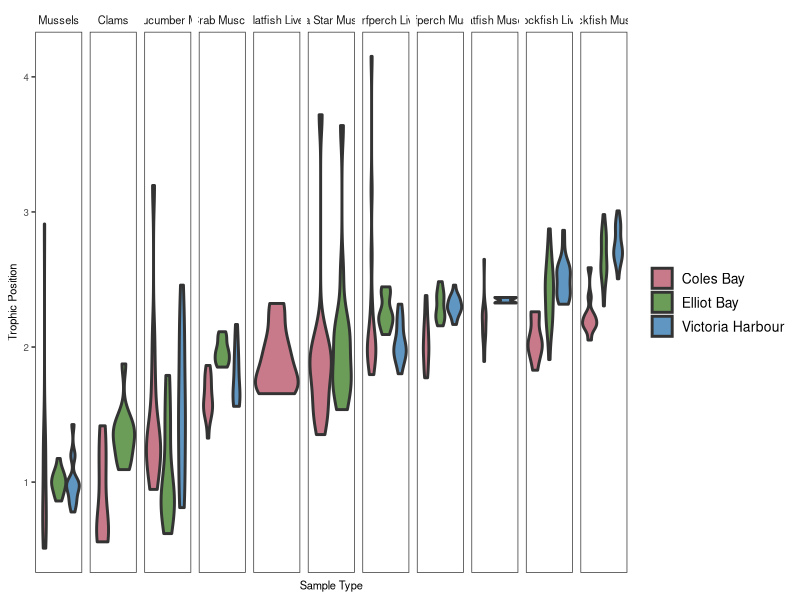
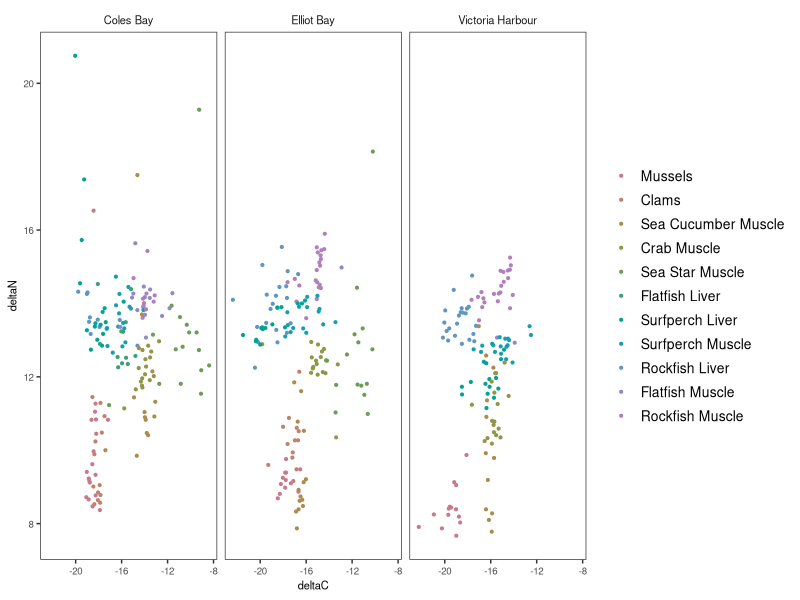

Write the R code that produced these figures, in order.
##### Setup #####

## load packages
library(plyr)
library(ggplot2)
library(dplyr)
library(colorspace)

#### Process Data ####

isotopes <- read.csv('isotopes.csv', header = TRUE)

names(isotopes)

summary(isotopes)

theme1 <-
  theme_bw() +
  theme(
    text = element_text(size = 8),
    axis.text = element_text(size = 7),
    strip.background = element_blank(),
    strip.text = element_text(size = 8),
    legend.text = element_text(size = 10),
    panel.grid = element_blank(),
    legend.title = element_blank()
  )


tiff('Isotopic_Biplot.tiff',width = 14, height = 8, units = 'cm', res = 300)

ggplot(isotopes) +  # isotopic plot
  geom_point(aes(x = deltaC,
                 y = deltaN,
                 colour = reorder(sample.type, deltaN, mean)),
             size = 0.75) +
  facet_grid(.~site) +
  scale_colour_manual(values = qualitative_hcl(palette = 'Dark 2', n = 12)) +
  theme1

dev.off()

## Estimate trophic position for each individual using mussels as a baseline

baseline <-
  subset(isotopes, sample.type == 'Mussels') %>% 
  group_by(site) %>% 
  summarize(base_deltaN = mean(deltaN))

baseline

isotopes <- left_join(isotopes,
                      baseline,
                      by = 'site')

isotopes$trophic.position <-
  with(isotopes,
       ((deltaN - base_deltaN)/3.4)+1)

## Plot according to trophic position

ggplot(isotopes) +
  geom_violin(aes(x = 1,
                  y = trophic.position,
                  fill = site),
              size = 1) +
  facet_grid(. ~ reorder(sample.type, 
                              trophic.position,
                              mean)) +
  labs(x = 'Sample Type',
       y = 'Trophic Position') +
  scale_fill_manual(values = qualitative_hcl(palette = 'Dark 2', n = 3)) +
  theme1 +
  theme(axis.line.x = element_blank(),
        axis.ticks.x = element_blank(),
        axis.text.x = element_blank())
